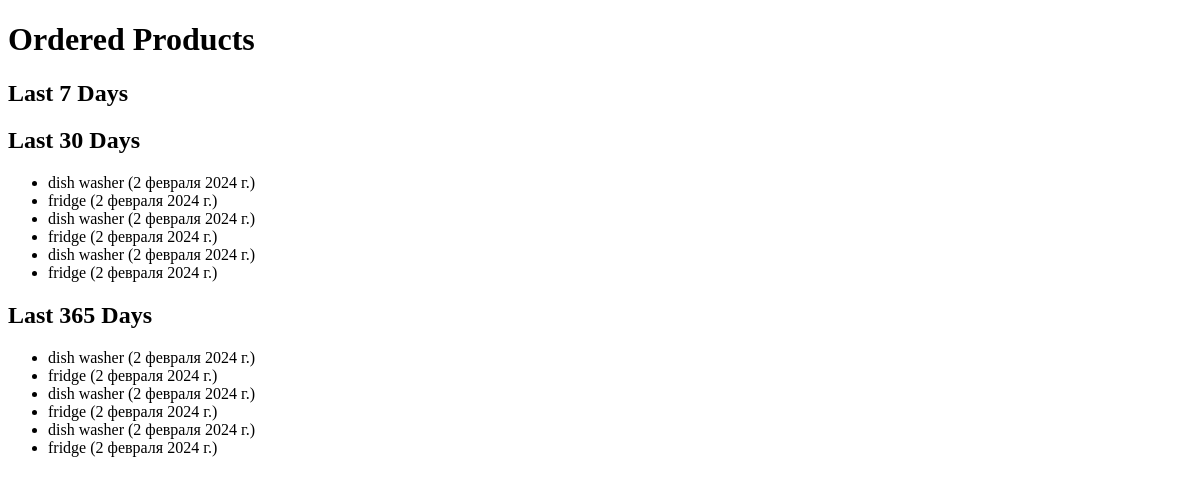
Before: /hw2/history_of_orders/ with the older database file.
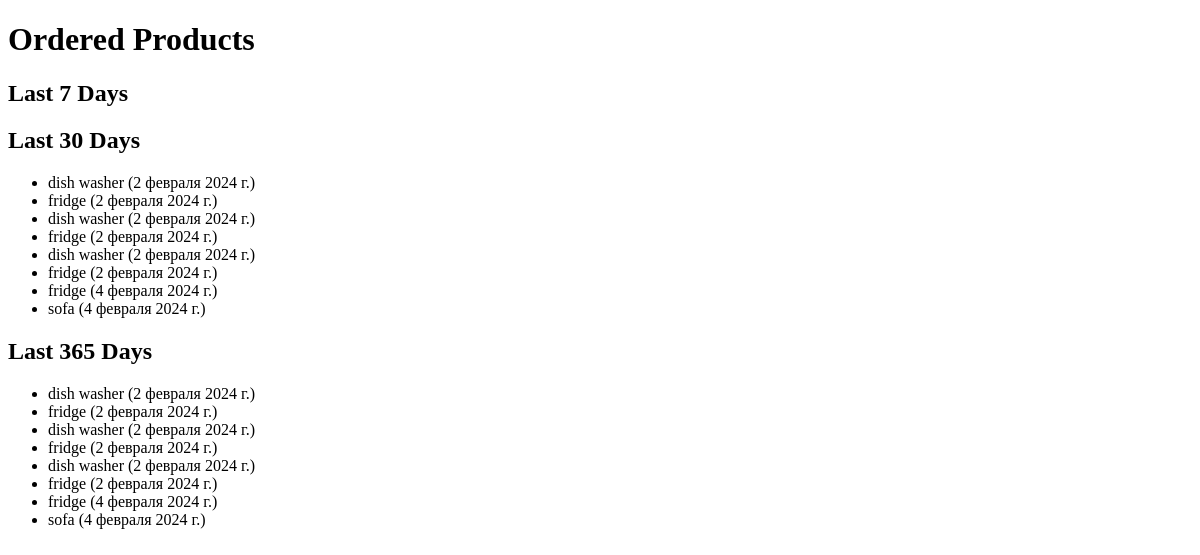
After: the same page with the newer database file.
### hw2app/models.py (models this page shows, shortened)
class ProductModel(models.Model):
    name = models.CharField(max_length=100)
    description = models.TextField()
    price = models.DecimalField(max_digits=10, decimal_places=2)
    count = models.IntegerField()
    createdate = models.DateField(auto_now_add=True)
    photo = models.ImageField(upload_to='product_photos/', default='path/to/default/image.jpg')

class OrderModel(models.Model):
    customer = models.ForeignKey(ClientModel, on_delete=models.CASCADE)
    products = models.ManyToManyField(ProductModel)
    date_order = models.DateField(auto_now_add=True)
    total_price = models.DecimalField(max_digits=10, decimal_places=2)

### hw2app/views.py (the view)
# urls.py: path('history_of_orders/', history_of_orders, name='history_of_orders'),
def history_of_orders(request):
    client_id = 2
    orders_last_7_days = OrderModel.objects.filter(customer_id=client_id, date_order__gte=timezone.now() - timedelta(days=7))
    orders_last_30_days = OrderModel.objects.filter(customer_id=client_id, date_order__gte=timezone.now() - timedelta(days=30))
    orders_last_365_days = OrderModel.objects.filter(customer_id=client_id,date_order__gte=timezone.now() - timedelta(days=365))
    context = {
        'orders_last_7_days': orders_last_7_days,
        'orders_last_30_days': orders_last_30_days,
        'orders_last_365_days': orders_last_365_days,
    }
    return render(request, 'hw2app/history_of_orders.html', context)

### hw2app/templates/hw2app/history_of_orders.html (shortened to what this page needs)
<!DOCTYPE html>
<html lang="en">
<head>
</head>
<body>
    <h1>Ordered Products</h1>
    <h2>Last 7 Days</h2>
    <h2>Last 30 Days</h2>
    <ul>
        {% for order in orders_last_30_days %}
            {% for product in order.products.all %}
                <li>{{ product.name }} ({{ order.date_order }})</li>
            {% endfor %}
        {% endfor %}
    </ul>
    <h2>Last 365 Days</h2>
    <ul>
        {% for order in orders_last_365_days %}
            {% for product in order.products.all %}
                <li>{{ product.name }} ({{ order.date_order }})</li>
            {% endfor %}
        {% endfor %}
    </ul>
</body>
</html>

Changed rows visible on the page:
added OrderModel: date_order "4 февраля 2024 г.", ProductModel (name "fridge")
added ProductModel: name "sofa"
